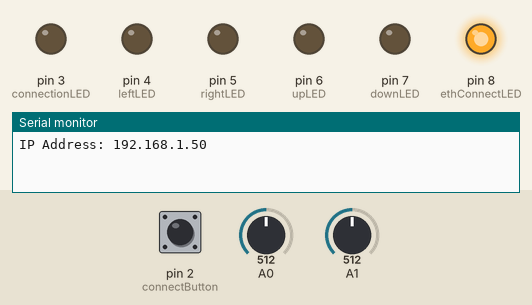
Simulated run of this sketch. Board: Arduino Uno, built with avr-gcc and run on an emulated ATmega328P. Parts: output pins drawn as LEDs (lit = HIGH), the last lines printed to the serial monitor. The test bench sets the inputs (shaded band); at power-on: pin 2 (connectButton) HIGH, A0 = 512, A1 = 512. WiFi joins after 1.5 s; servers stay silent unless stated.

Above: at 2.7 s.
2.8 s: pin 2 (connectButton) pulled LOW for 0.15 s
At 3.9 s:
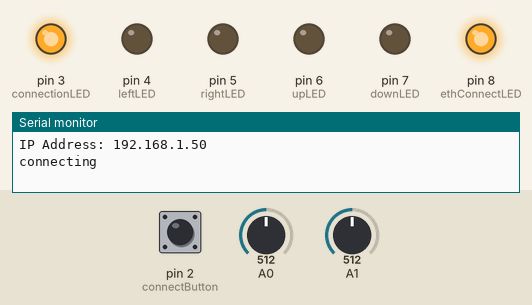
5.9 s: pin 2 (connectButton) pulled LOW for 1 s
At 8.5 s:
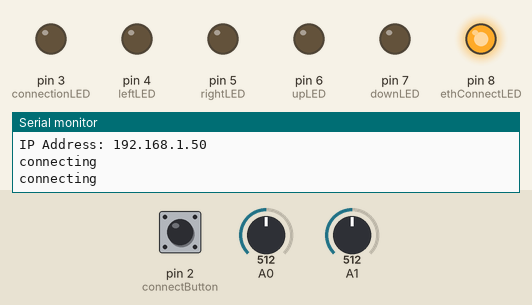
9.1 s: pin 2 (connectButton) pulled LOW for 3.2 s
At 9.9 s:
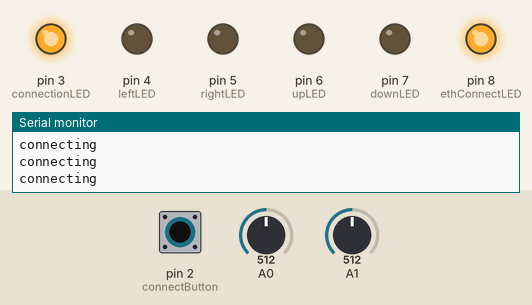
13.8 s: pin 2 (connectButton) pulsed LOW 5 times (0.12 s each, 0.3 s apart)
At 17.5 s:
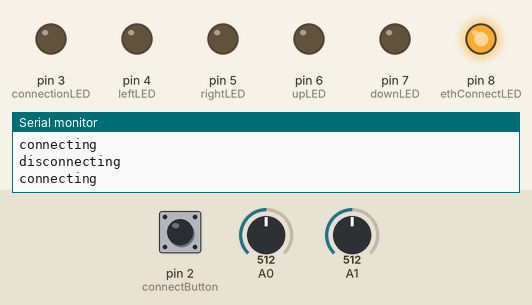
Timing chart, 0 to 17.8 s (numbered marks = the images above; inputs shaded):
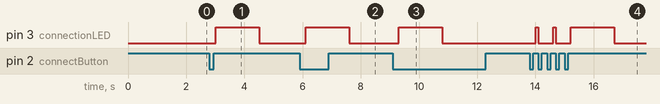

Measured:
- after the input at 2.8 s, pin 3 (connectionLED): LOW → HIGH after 0.21 s, → LOW 1.5 s later
- after the input at 5.9 s, pin 3 (connectionLED): LOW → HIGH after 0.21 s, → LOW 1.5 s later
- after the input at 9.1 s, pin 3 (connectionLED): LOW → HIGH after 0.21 s, → LOW 1.5 s later
- after the input at 13.8 s, pin 3 (connectionLED): goes HIGH 0.10 s, LOW 0.50 s, HIGH 0.10 s, LOW 0.50 s, HIGH 1.5 s, then LOW, starting after 0.21 s

The sketch:

BallDropEthernetJoystickClient.ino
```cpp
/*
  Ethernet Joystick client
 Language:  Arduino

 This program enables an Arduino to control one paddle
 in a networked Pong game. Uses an Arduino MKR Ethernet shield
 and the Ethernet library.

 created 20 Jun 2012
 modified 7 Aug 2024
 by Tom Igoe
 */

#include <SPI.h>
#include <Ethernet.h>

// enter a MAC address here. To be safe on an institutional network,
// use an address where the first octet ends in 2, 6, A, or E,
// e.g. 0x 02, 0x86, 0x4A or 0xDE
// this will ensure that it's a locally administered, unicast address.
// if you know someone else will be using this sketch on your LAN,
// don't use the default address below:
byte mac[] = {
  0xDE, 0xAD, 0xBE, 0xEF, 0xFE, 0xED
};

const char server[] = "192.168.0.3";
EthernetClient client;

const int connectButton = 2;  // the pushbutton for connecting/disconnecting
const int connectionLED = 3;  // this LED indicates whether you're connected
const int leftLED = 4;        // this LED indicates that you're moving left
const int rightLED = 5;       // this LED indicates that you're moving right
const int upLED = 6;          // this LED indicates that you're moving uo
const int downLED = 7;        // this LED indicates that you're moving down
const int ethConnectLED = 8;  // this LED indicates that there's a good ethernet connection
const int ethSelectPin = 10;  // pin for the Ethernet shield chip select

const int sendInterval = 50;     // minimum time between messages to the server
const int debounceInterval = 5;  // used to smooth out pushbutton readings

int lastButtonState = HIGH;  // previous state of the pushbutton
long lastTimeSent = 0;       // timestamp of the last server message

void setup() {
  //Initialize serial
  Serial.begin(9600);
  // if serial monitor's not open, wait 3 seconds:
  if (!Serial) delay(3000);

  // initialize pin  as ETH shield chip select pin:
  Ethernet.init(ethSelectPin);

  // if the Ethernet shield can't be detected:
  while (Ethernet.hardwareStatus() == EthernetNoHardware) {
    Serial.println("Ethernet shield was not found.");
    delay(1000);
  }

  // if the cable's not connected or the port it's plugged into isn't live:
  while (Ethernet.linkStatus() == LinkOFF) {
    Serial.println("Ethernet cable is not connected.");
    delay(1000);
  }

  // try to connect via DHCP:
  while (Ethernet.begin(mac) == 0) {
    Serial.println("Failed to configure Ethernet using DHCP");
    delay(1000);
  }

  // When you're connected, print out the device's network status:
  IPAddress ip = Ethernet.localIP();
  Serial.print("IP Address: ");
  Serial.println(ip);

  // turn on LED to indicate a good link:
  pinMode(ethConnectLED, OUTPUT);
  digitalWrite(ethConnectLED, HIGH);

  // initialize digital inputs and outputs:
  pinMode(connectButton, INPUT_PULLUP);
  pinMode(connectionLED, OUTPUT);
  pinMode(leftLED, OUTPUT);
  pinMode(rightLED, OUTPUT);
  pinMode(upLED, OUTPUT);
  pinMode(downLED, OUTPUT);
}

void loop() {
  // check to see if the pushbutton's pressed:
  int buttonState = digitalRead(connectButton);

  // if the button changes state:
  if (buttonState != lastButtonState) {
    // delay for the debounce interval:
    delay(debounceInterval);
    if (buttonState == LOW) {
      // if the client's not connected, connect:
      if (!client.connected()) {
        Serial.println("connecting");
        client.connect(server, 8080);
      } else {  // else disconnect:
        Serial.println("disconnecting");
        client.print("x");
        client.stop();
      }
    }
    // save current button state for comparison next time:
    lastButtonState = buttonState;
  }

  // if the client's connected, and the send interval has elapased:
  if (client.connected() && (millis() - lastTimeSent > sendInterval)) {
    // read the joystick and send messages as appropriate:
    int xSensor = analogRead(A0);
    delay(1);
    int ySensor = analogRead(A1);

    // map x and y readings to a 3-point range
    // and subtract 1 to get -1 to 1, with
    // 0 at rest:
    xSensor = map(xSensor, 0, 1023, 0, 3) - 1;
    ySensor = map(ySensor, 0, 1023, 0, 3) - 1;

    switch (xSensor) {
      case -1:  //left
        client.print("a");
        Serial.print("a");
        digitalWrite(leftLED, HIGH);
        break;
      case 0:  // center
        digitalWrite(rightLED, LOW);
        digitalWrite(leftLED, LOW);

        break;
      case 1:  // right
        client.print("d");
        Serial.print("d");
        digitalWrite(rightLED, HIGH);
        break;
    }

    switch (ySensor) {
      case -1:  //up
        client.print("w");
        Serial.print("w");
        digitalWrite(upLED, HIGH);
        break;
      case 0:  // center
        digitalWrite(upLED, LOW);
        digitalWrite(downLED, LOW);
        break;
      case 1:  // down
        client.print("s");
        digitalWrite(downLED, HIGH);
        break;
    }
    //save this moment as last time you sent a message:
    lastTimeSent = millis();
  }

  // set the connection LED based on the connection state:
  digitalWrite(connectionLED, client.connected());

  // if there's incoming data from the client, print it serially:
  if (client.available()) {
    char c = client.read();
    Serial.write(c);
  }
}
```
